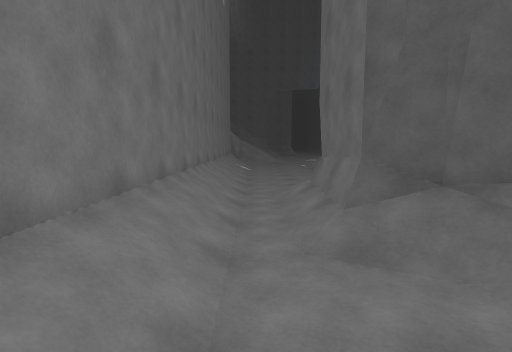
view 1 (above)

22 first-person views from a walk through a scene from a Unity 3-D project. The camera is 1.4 m above the floor, tilts 6° down and sees 80° across. The floor is counted in squares, 1 m on a side. Each view is taken from the middle of a square. On the plan, view 1 faces up. The plan holds only what a view shows up to about 14 squares ahead; the rest is blank. The place goes on beyond the plan. The player is left out. Surface patterns are stand-ins for the level's own textures.

view 2
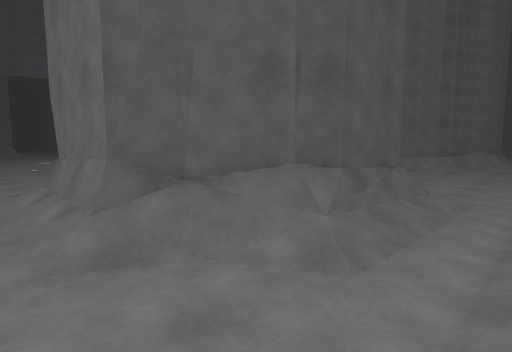

view 3
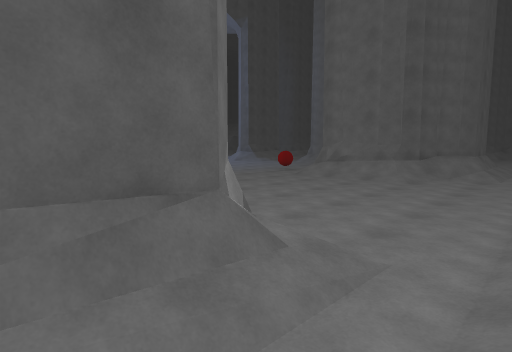

view 4
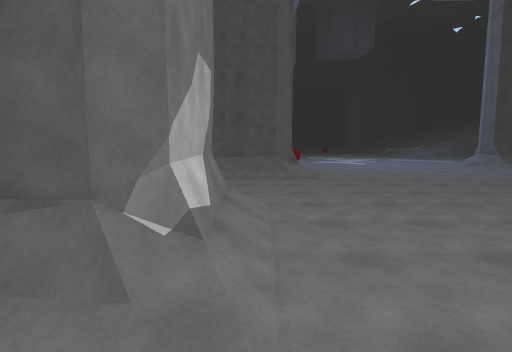

view 5
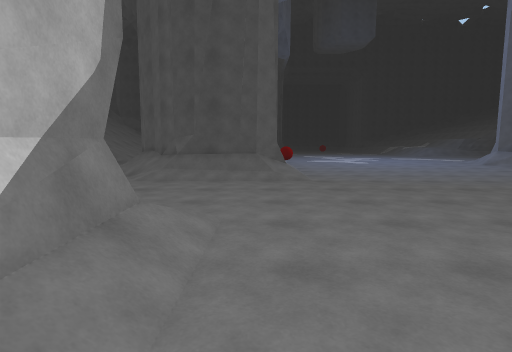

view 6
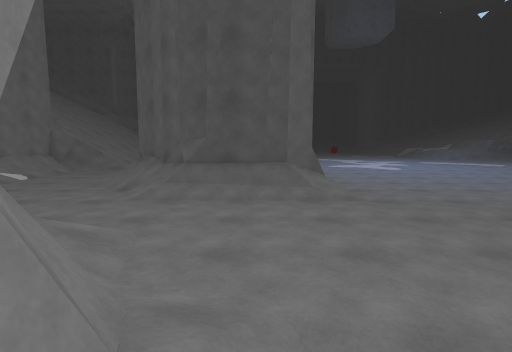

view 7
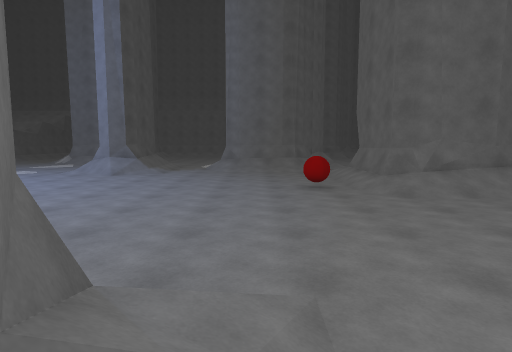

view 8
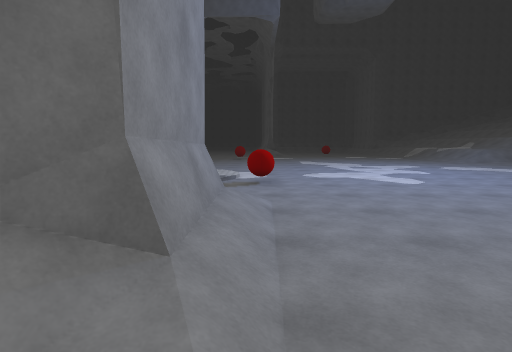

view 9
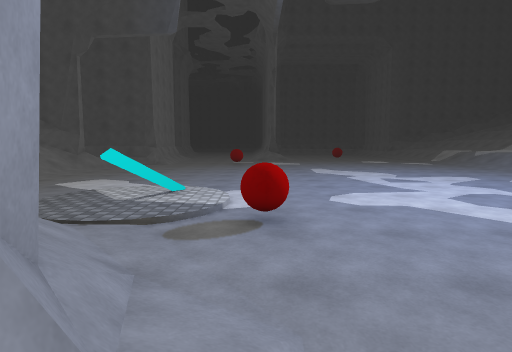

view 10
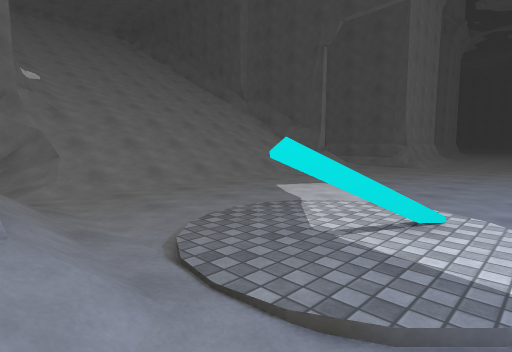

view 11
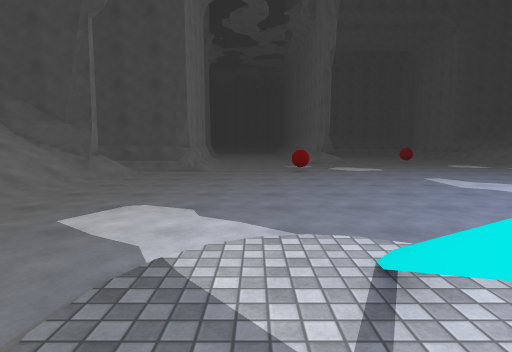

view 12
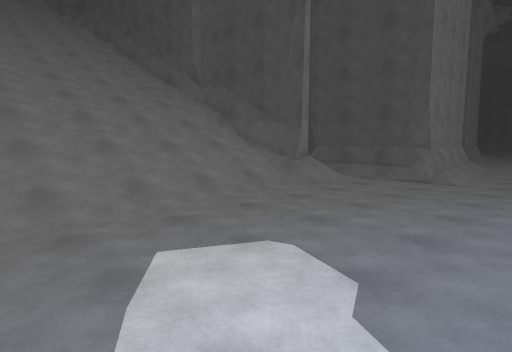

view 13
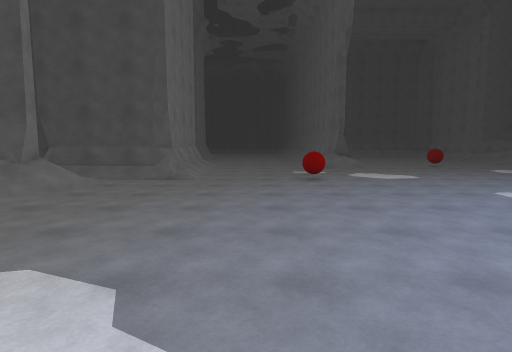

view 14
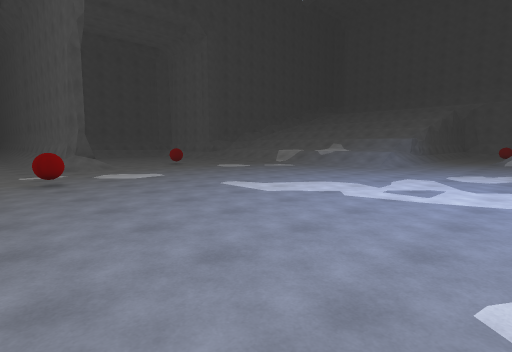

view 15
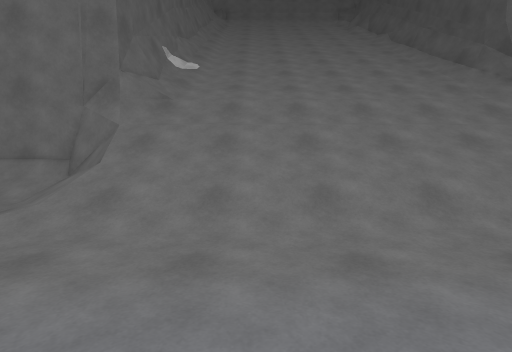

view 16
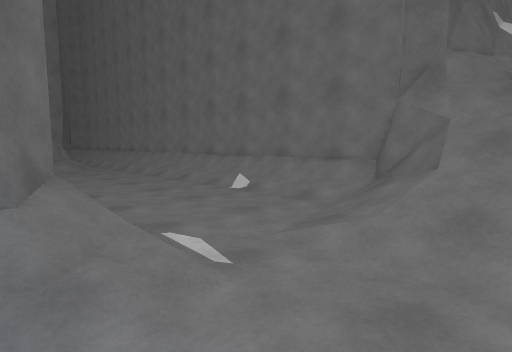

view 17
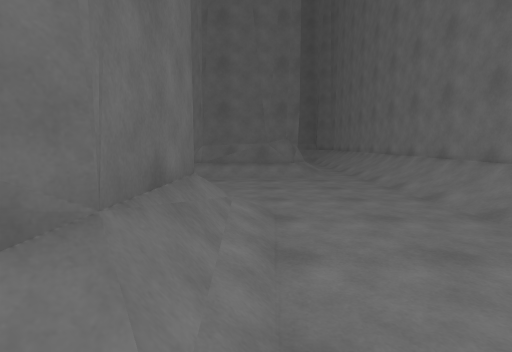

view 18
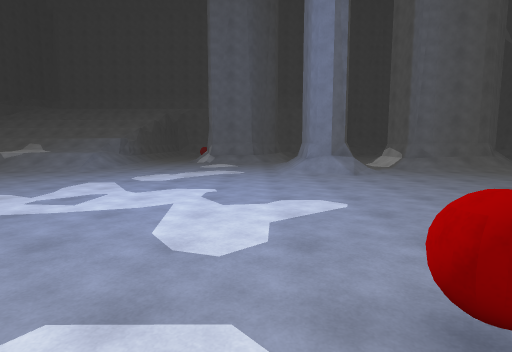

view 19
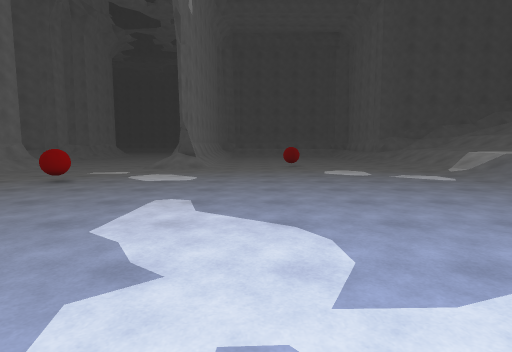

view 20
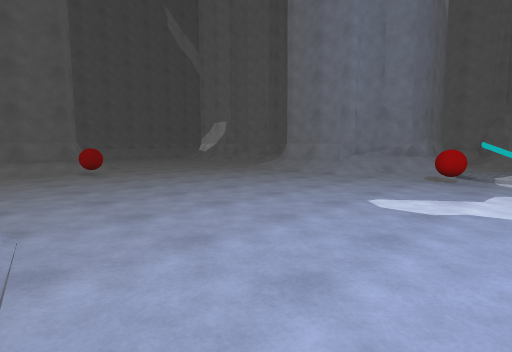

view 21
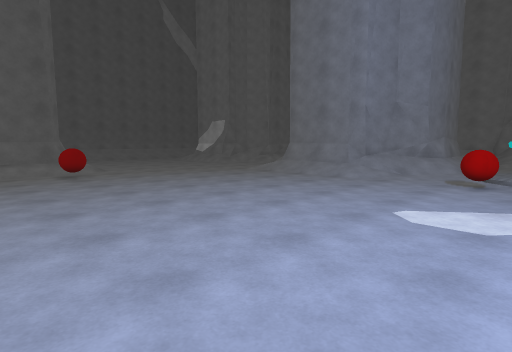

view 22
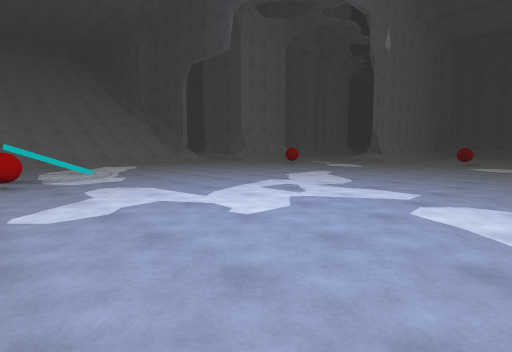

### Floor plan
Key: @ floor where view 1 was taken; # wall or solid block; . main floor; : floor 0.25 m higher than the main floor; / step, stairs or slope; = window, fence, low wall or low ledge; O other object.
Columns run from 7 left of view 1 to 26 right of it. Each row starts with its distance up from view 1.
 45             #/....................
 44             #/....................
 43        ######/....OO..............
 42         /////.....OO..............
 41          /........................
 40         #//.......................
 39      ####//.......................
 38 ###/ /=///.......................
 37 //////////.......................
 36 //////////.......................
 35 //////////.......................
 34 //////////.......................
 33 //////////.......................
 32 //////////.......................
 31 //////////........................
 30 //////////........................
 29 //////////...../::/...............
 28 //////////.....::=:/..............
 27 //////////.....::=::..............
 26 ##//=/////.....::#:/O.............
 25  ######///.....//:/.OO............
 24      #=//..///////.............../
 23      #/....//#  #O/............../
 22      #/..../##  ##O/............./
 21      #/..../#    ###/............
 20      #/..../#      #/............
 19      #/..../##     #/............
 18      #/....//##    #/............
 17      #/...../O##   #/............
 16      #/......//#####/............
 15      #/.......///////............
 14      #/..........................
 13      #/.....................OO...
 12      #/.....................O...
 11      #/..//////.............////
 10      #/./######/.........../####
  9      #/./#     O/........../#
  8      #/./#     ##/........./#
  7      #/./#      #/........./#
  6      #/./##     #/........./#
  5      #/./###    #/.........//
  4      #/../O##  ##/........../O
  3      #/...//####//.........../O
  2      #/....///////............/
  1          .....................
  0        @  ////  ////

Positions as (right, up) in squares from view 1, and headings:
1: (0, 0), facing up
2: (0, 0), facing up-right
3: (6, 0), facing up-right
4: (10, 0), facing up
5: (11, 3), facing up
6: (10, 6), facing up
7: (10, 15), facing right
8: (13, 14), facing up
9: (13, 19), facing up
10: (12, 23), facing up-left
11: (9, 25), facing up
12: (9, 29), facing up-left
13: (9, 29), facing up
14: (9, 29), facing up-right
15: (7, 29), facing left
16: (6, 27), facing down-left
17: (4, 24), facing down
18: (11, 27), facing right
19: (19, 31), facing up
20: (26, 28), facing down-left
21: (25, 27), facing down-left
22: (26, 24), facing up-left
